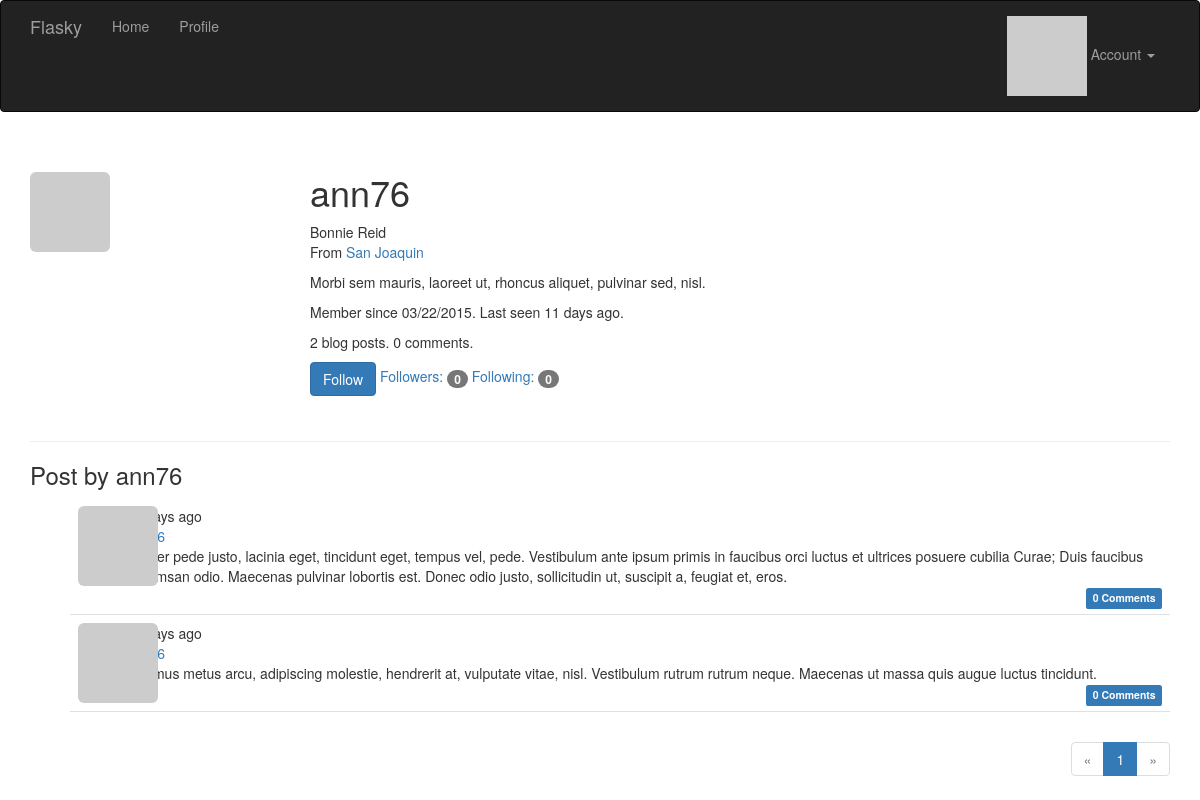
Screenshot of /user/ann76 (signed in) with the database file from the repository.
### app/models.py (models this page shows, shortened)
class User(UserMixin, db.Model):
	__tablename__ = 'users'
	id = db.Column(db.Integer, primary_key=True)
	email = db.Column(db.String(64), unique=True, index=True)
	username = db.Column(db.String(64), unique=True, index=True)
	role_id = db.Column(db.Integer, db.ForeignKey('roles.id'))
	password_hash = db.Column(db.String(128))
	confirmed = db.Column(db.Boolean, default=False)
	name = db.Column(db.String(64))
	location = db.Column(db.String(64))
	about_me = db.Column(db.Text())
	member_since = db.Column(db.DateTime(), default=datetime.utcnow)
	last_seen = db.Column(db.DateTime(), default=datetime.utcnow)
	avatar_hash = db.Column(db.String(32))
	posts = db.relationship('Post', backref='author', lazy='dynamic')
	followed = db.relationship('Follow',
								foreign_keys=[Follow.follower_id],
								backref=db.backref('follower', lazy='joined'),
								lazy='dynamic',
								cascade='all, delete-orphan')
	followers = db.relationship('Follow',
								foreign_keys=[Follow.followed_id],
								backref=db.backref('followed', lazy='joined'),
								lazy='dynamic',
								cascade='all, delete-orphan')
	comments = db.relationship('Comment', backref='author', lazy='dynamic')
	@property
	def password(self):
		raise AttributeError('password is not readable attribute!')
	def can(self, permissions):
		return self.role is not None and (self.role.permissions & permissions) == permissions
	def is_administrator(self):
		return self.can(Permission.ADMINISTER)
	def ping(self):
		self.last_seen = datetime.utcnow()
		db.session.add(self)
	def gravatar(self, size=100, default='identicon', rating='g'):
		if request.is_secure:
			url = 'http://secure.gravatar.com/avatar'
		else:
			url = 'http://www.gravatar.com/avatar'
		hash = self.avatar_hash or hashlib.md5(self.email.encode('utf-8')).hexdigest()
		return '{url}/{hash}?s={size}&d={default}&r={rating}'.format(
			url=url, hash=hash, size=size, default=default, rating=rating)
	def is_following(self, user):
		return self.followed.filter_by(
			followed_id=user.id).first() is not None

class Post(db.Model):
	__tablename__ = 'posts'
	id = db.Column(db.Integer, primary_key=True)
	body = db.Column(db.Text)
	body_html = db.Column(db.Text)
	timestamp = db.Column(db.DateTime, index=True, default=datetime.utcnow)
	author_id = db.Column(db.Integer, db.ForeignKey('users.id'))
	comments = db.relationship('Comment', backref='post', lazy='dynamic')

### app/main/views.py (the view)
@main.route('/user/<username>')
def user(username):
	user = User.query.filter_by(username=username).first_or_404()
	page = request.args.get('page', 1, type=int)
	pagination = user.posts.order_by(Post.timestamp.desc()).paginate(
			page, per_page=current_app.config['FLASKY_POSTS_PER_PAGE'],
			error_out=False)
	posts = pagination.items
	return render_template('user.html', user=user, posts=posts,
						pagination=pagination)

### app/auth/views.py (called while the page is built)
@auth.before_app_request
def before_request():
	if current_user.is_authenticated():
	 	current_user.ping()
	 	if not current_user.confirmed \
				and request.endpoint[:5] != 'auth.'\
				and request.endpoint != 'static':
			return redirect(url_for('auth.unconfirmed'))

### app/main/__init__.py (called while the page is built)
@main.app_context_processor
def inject_permissions():
	return dict(Permission=Permission)

### app/models.py (called while the page is built)
@login_manager.user_loader
def load_user(user_id):
	return User.query.get(int(user_id))

### app/templates/user.html (shortened to what this page needs)
{% extends "base.html" %}
{% import "_macros.html" as macros %}
{% block page_content %}
<div class="page-header">
	<img class="img-rounded profile-thumbnail" src="{{ user.gravatar(size=256) }}">
	<div class="profile-header">
		<h1>{{ user.username }}</h1>
		{% if user.name or user.location %}
	<p>
		{% if user.name %}{{ user.name }}<br>{% endif %}
		{% if user.location %}
			From <a href="http:maps.google.com/?q={{ user.location }}">{{ user.location }}</a><br>
		{% endif %}
	</p>
		{% endif %}
		{% if user.about_me %}<p>{{ user.about_me }}</p>{% endif %}
		<p>Member since {{ moment(user.member_since).format('L') }}. Last seen {{moment(user.last_seen).fromNow() }}.</p>
		<p>
			{{ user.posts.count() }} blog posts. {{ user.comments.count() }} comments.
		</p>
		<p>
			{% if current_user.can(Permission.FOLLOW) and user != current_user %}
				{% if not current_user.is_following(user) %}
				<a href="{{ url_for('.follow', username=user.username) }}" class="btn btn-primary">Follow</a>
				{% else %}
				<a href="{{ url_for('.unfollow', username=user.username) }}" class="btn btn-default">Unfollow</a>
				{% endif %}
			{% endif %}
			<a href="{{ url_for('.followers', username=user.username) }}">Followers: <span class="badge">{{ user.followers.count()- 1 }}</span></a>
			<a href="{{ url_for('.followed_by', username=user.username) }}">Following: <span class="badge">{{user.followed.count() - 1 }}</span></a>
		</p>
	</div>
</div>
<h3>Post by {{ user.username }}</h3>
{% include '_posts.html' %}
{% if pagination %}
<div class="pagination">
	{{ macros.pagination_widget(pagination, '.user', username=user.username) }}
</div>
{% endif %}
{% endblock %}

### app/templates/base.html (shortened to what this page needs)
{% extends "bootstrap/base.html" %}
{% block head %}
{{ super() }}
<link rel="stylesheet" type="text/css" href="{{ url_for('static', filename='styles.css') }}">
{% endblock %}
{% block navbar %}
<div class="navbar navbar-inverse" role="navigation">
	<div class="container">
		<div class="navbar-header">
			<a class="navbar-brand" href="{{ url_for('main.index') }}">Flasky</a>
		</div>
		<div class="navbar-collapse collapse">
			<ul class="nav navbar-nav">
				<li><a href="{{ url_for('main.index') }}">Home</a></li>
				{% if current_user.is_authenticated() %}
				<li><a href="{{ url_for('main.user', username=current_user.username) }}">Profile</a></li>
				{% endif %}
			</ul>
			<ul class="nav navbar-nav navbar-right">
				{% if current_user.is_authenticated() %}
				<li class="dropdown">
					<a href="#" class="dropdown-toggle" data-toggle="dropdown">
						<img src="{{ current_user.gravatar(size=18) }}">
						Account <b class="caret"></b>
					</a>
				</li>
				{% else %}
				<li>
					<a href="{{ url_for('auth.login') }}">Log In</a>
				</li>
				{% endif %}
			</ul>
		</div>
	</div>
</div>
{% endblock %}
{% block content %}
<div class="container">
	{% block page_content %}{% endblock %}
</div>
{% endblock %}

### app/templates/_macros.html
{% macro pagination_widget(pagination, endpoint, fragment='') %}
<ul class="pagination">
	<li {% if not pagination.has_prev %} class="disabled"{% endif %}>
		<a href="{% if pagination.has_prev %}{{ url_for(endpoint, page=pagination.prev_num, **kwargs) }}{{ fragment }}{% else %}#{% endif %}">&laquo;</a>
	</li>
	{% for p in pagination.iter_pages() %}
		{% if p %}
			{% if p == pagination.page %}
			<li class="active">
				<a href="{{ url_for(endpoint, page = p, **kwargs) }}{{ fragment }}">{{ p }}</a>
			</li>
			{% else %}
			<li>
				<a href="{{ url_for(endpoint, page = p, **kwargs) }}{{ fragment }}">{{ p }}</a>
			</li>
			{% endif %}
		{% else %}
		<li class="disabled"><a href="#">&hellip;</a></li>
		{% endif %}
	{% endfor %}
	<li {% if not pagination.has_next %} class="disabled"{% endif %}>
		<a href="{% if pagination.has_next %}{{ url_for(endpoint, page=pagination.next_num, **kwargs) }}{{ fragment }}{% else %}#{% endif %}">&raquo;</a>
	</li>
</ul>
{% endmacro %}

### app/templates/_posts.html (shortened to what this page needs)
<ul class="posts">
	{% for post in posts %}
	<li class="post">
		<div class="post-thumbnail">
			<a href="{{ url_for('.user', username=post.author.username) }}">
				<img class="img-rounded profile-thumbnail" src="{{ post.author.gravatar(size=40) }}">
			</a>
		</div>
		<div class="post-content">
			<div class="post-date">{{ moment(post.timestamp).fromNow() }}</div>
			<div class="post-author"><a href="{{ url_for('.user', username=post.author.username) }}">{{ post.author.username }}</a></div>
			<div class="post-body">{{ post.body }}</div>
			<div class="post-footer">
				<a href="{{ url_for('.post', id=post.id) }}">
					<span class="label label-dafault">Permalink</span>
				</a>
				<a href="{{ url_for('.post', id=post.id) }}#comments">
					<span class="label label-primary">{{ post.comments.count() }} Comments</span>
				</a>
			</div>
		</div>
	</li>
	{% endfor %}
</ul>

### app/static/styles.css (style rules this page uses)
.profile-thumbnail { position:absolute; }
.profile-header { min-height: 260px; margin-left: 280px; }
ul.posts { list-style-type: none; padding: : 0px; margin-top: 1px solid #e0e0e0; }
ul.posts li.post { padding: 8px; border-bottom: 1px solid #e0e0e0; }
div.post-author { font-weight: body; }
div.post-thumbnail { position: absolute; }
div.post-content { margin-left: 48px; min-height: 48px; }
div.post-footer { text-align: right; }
div.pagination { width: 100%; text-align: right; padding: 0px; margin: 0px; }

### rows the page displays
User: username "ann76", name "Bonnie Reid", location "San Joaquin", about_me "Morbi sem mauris, laoreet ut, rhoncus aliquet, pulvinar sed, nisl.", member_since "03/22/2015", last_seen "11 days ago"
Post: timestamp "11 days ago", body "Integer pede justo, lacinia eget, tincidunt eget, tempus vel, pede. Vestibulum ante ipsum primis in faucibus orci luctus et ultrices posuere cubilia Curae; Duis faucibus accumsan odio. Maecenas pulvinar lobortis est. Donec odio justo, sollicitudin ut, suscipit a, feugiat et, eros.", comments.count "0"
Post: timestamp "12 days ago", body "Vivamus metus arcu, adipiscing molestie, hendrerit at, vulputate vitae, nisl. Vestibulum rutrum rutrum neque. Maecenas ut massa quis augue luctus tincidunt.", comments.count "0"

### other values shown
{{ user.posts.count() }} "2"
{{ user.comments.count() }} "0"
{{ user.followers.count()- 1 }} "0"
{{ user.followed.count() - 1 }} "0"
{{ p }} "1"
